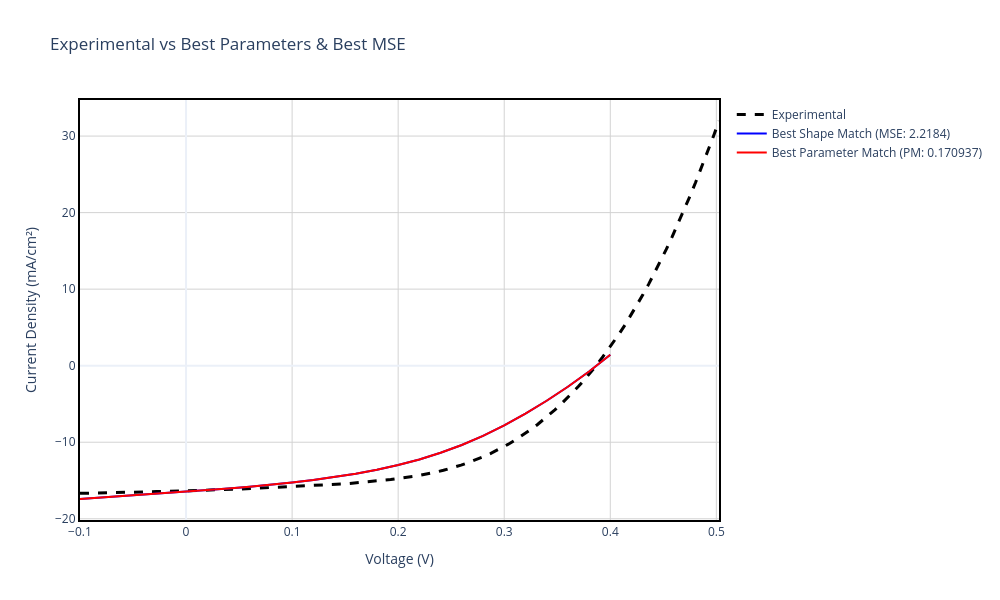

The cell this chart's notebook holds for it:
### Markdown cell above
## Section 6: Summary Comparison - Best Matches

This section presents a side-by-side comparison of the experimental J-V curve with the best matching simulations from both approaches:
- **Best Shape Match (MSE)**: Simulation with the most similar curve morphology to experimental data
- **Best Parameter Match**: Simulation with performance parameters (Voc, Jsc, FF, η) closest to targets

### Code cell
# Extract best matches
best_mse = top_5_mse[0]  # Best shape match
best_params = top_5_params[0]  # Best parameter match

# Create comparison figure
fig_summary = go.Figure()

# Add experimental data
fig_summary.add_trace(go.Scatter(
    x=exp_data['v(V)'], y=exp_data['jtot(mA/cm2)'], 
    mode='lines', name='Experimental', 
    line=dict(color='black', dash='dash', width=3),
    hovertemplate='<b>Experimental</b><br>V: %{x:.3f} V<br>J: %{y:.2f} mA/cm²<extra></extra>'
))

# Add best shape match
v_mse = best_mse['v(V)']
j_mse = best_mse['jtot(mA/cm2)']
fig_summary.add_trace(go.Scatter(
    x=v_mse, y=j_mse, 
    mode='lines', name=f'Best Shape Match (MSE: {best_mse["mse"]:.4f})',
    line=dict(color='blue', width=2),
    hovertemplate=f'<b>Best Shape Match</b><br>Sim: <b>{best_mse["label"]}</b><br>Batch Parameters: {format_batch_params_for_display(best_mse["batch_params"])}<br>Voc: {best_mse["Voc"]:.3f} V<br>Jsc: {best_mse["Jsc"]:.2f} mA/cm²<br>FF: {best_mse["FF"]:.1f} %<br>η: {best_mse["eta"]:.2f} %<br>MSE: {best_mse["mse"]:.4f}<extra></extra>'
))

# Add best parameter match
v_params = best_params['v(V)']
j_params = best_params['jtot(mA/cm2)']
fig_summary.add_trace(go.Scatter(
    x=v_params, y=j_params, 
    mode='lines', name=f'Best Parameter Match (PM: {best_params["param_score"]:.6f})',
    line=dict(color='red', width=2),
    hovertemplate=f'<b>Best Parameter Match</b><br>Sim: <b>{best_params["label"]}</b><br>Batch Parameters: {format_batch_params_for_display(best_params["batch_params"])}<br>Voc: {best_params["Voc"]:.3f} V<br>Jsc: {best_params["Jsc"]:.2f} mA/cm²<br>FF: {best_params["FF"]:.1f} %<br>η: {best_params["eta"]:.2f} %<br>MSE: {best_params.get("mse", "N/A")}<extra></extra>'
))

fig_summary.update_xaxes(showline=True, linewidth=2, linecolor='black', mirror=True)
fig_summary.update_yaxes(showline=True, linewidth=2, linecolor='black', mirror=True)
fig_summary.update_layout(
    title='Experimental vs Best Parameters & Best MSE',
    xaxis_title='Voltage (V)',
    yaxis_title='Current Density (mA/cm²)',
    hovermode='closest',
    template='plotly_white',
    width=1000,
    height=600,
    plot_bgcolor='white',
    xaxis=dict(showgrid=True, gridwidth=1, gridcolor='lightgray'),
    yaxis=dict(showgrid=True, gridwidth=1, gridcolor='lightgray')
)
fig_summary.show()
fig_summary.write_image(os.path.join(plots_dir, 'Experimental_vs_Best_Parameters_and_Best_MSE.png'), width=1000, height=600)
print(f"✅ Saved Summary Plot to {plots_dir}/Experimental_vs_Best_Parameters_and_Best_MSE.png")

# Create comparison table as visual image
import matplotlib.pyplot as plt
from matplotlib.patches import Rectangle

# Format batch parameters for display
def convert_to_power_format(sci_notation):
    """Convert scientific notation (e.g., 1.00e+10) to power format (e.g., 1*10^10)"""
    import re
    match = re.match(r'([+-]?\d*\.?\d+)e([+-]?\d+)', str(sci_notation), re.IGNORECASE)
    if match:
        mantissa = float(match.group(1))
        exponent = int(match.group(2))
        # Format as "mantissa*10^exponent", removing decimal if it's a whole number
        if mantissa == int(mantissa):
            return f"{int(mantissa)}*10^{exponent}"
        else:
            return f"{mantissa:.0f}*10^{exponent}"
    return str(sci_notation)

def format_batch_params(batch_params):
    """Format batch parameters as a string"""
    params_str = ""
    for param_name, param_val in batch_params:
        # Extract only the part before ">>"
        short_name = param_name.split(">>")[0] if ">>" in param_name else param_name
        # Convert value to power format
        formatted_val = convert_to_power_format(param_val)
        params_str += f"{short_name}: {formatted_val}\n"
    return params_str.rstrip()

# Print batch parameters
mse_batch_str = format_batch_params(best_mse['batch_params'])
params_batch_str = format_batch_params(best_params['batch_params'])

# Display batch parameters line by line
mse_lines = mse_batch_str.split('\n')
params_lines = params_batch_str.split('\n')
max_lines = max(len(mse_lines), len(params_lines))

# Create table data
table_data = [
    ['Metric', 'Experimental', 'Best Shape (MSE)', 'Best Parameters'],
]

# Add batch parameters rows
for i in range(max_lines):
    if i == 0:
        mse_param = mse_lines[i] if i < len(mse_lines) else ""
        params_param = params_lines[i] if i < len(params_lines) else ""
        table_data.append(['Batch Parameters', '', mse_param, params_param])
    else:
        mse_param = mse_lines[i] if i < len(mse_lines) else ""
        params_param = params_lines[i] if i < len(params_lines) else ""
        table_data.append(['', '', mse_param, params_param])

# Add metrics
table_data.append(['Voc (V)', f'{TARGET_VOC:.4f}', f'{best_mse["Voc"]:.4f}', f'{best_params["Voc"]:.4f}'])
table_data.append(['Jsc (mA/cm²)', f'{TARGET_JSC:.4f}', f'{best_mse["Jsc"]:.4f}', f'{best_params["Jsc"]:.4f}'])
table_data.append(['FF (%)', f'{TARGET_FF:.2f}', f'{best_mse["FF"]:.2f}', f'{best_params["FF"]:.2f}'])
table_data.append(['η (%)', f'{TARGET_ETA:.4f}', f'{best_mse["eta"]:.4f}', f'{best_params["eta"]:.4f}'])
table_data.append(['MSE', '', f'{best_mse["mse"]:.6f}', f'{best_params.get("mse", "---")}'])

# Format param score safely
mse_param_score = f"{best_mse.get('param_score', '---'):.6f}" if isinstance(best_mse.get('param_score'), (int, float)) else str(best_mse.get('param_score', '---'))
params_param_score = f"{best_params['param_score']:.6f}"
table_data.append(['Param Score', '', mse_param_score, params_param_score])

# Create figure for table
fig_table, ax = plt.subplots(figsize=(14, 8))
ax.axis('tight')
ax.axis('off')

# Create table
table = ax.table(cellText=table_data, cellLoc='left', loc='center',
                colWidths=[0.15, 0.25, 0.30, 0.30])

# Style the table
table.auto_set_font_size(False)
table.set_fontsize(10)
table.scale(1, 2.5)

# Style header row
for i in range(4):
    cell = table[(0, i)]
    cell.set_facecolor('#4472C4')
    cell.set_text_props(weight='bold', color='white')

# Style alternating rows
for i in range(1, len(table_data)):
    for j in range(4):
        cell = table[(i, j)]
        if i % 2 == 0:
            cell.set_facecolor('#E7E6E6')
        else:
            cell.set_facecolor('#F2F2F2')

# Add title
fig_table.suptitle('BEST MATCHES SUMMARY', fontsize=14, fontweight='bold', y=0.98)

# Save table
table_path = os.path.join(plots_dir, 'Summary_Table.png')
plt.savefig(table_path, dpi=300, bbox_inches='tight')
plt.close()
plt.show()
print(f"✅ Saved Summary Table to {plots_dir}/Summary_Table.png")

### Figure 1 — Plotly figure (JSON) as saved in the notebook; plotly's stock layout.template omitted (floating-point values rounded to 4 significant figures)
{"data": [{"hovertemplate": "<b>Experimental</b><br>V: %{x:.3f} V<br>J: %{y:.2f} mA/cm²<extra></extra>", "line": {"color": "black", "dash": "dash", "width": 3}, "mode": "lines", "name": "Experimental", "type": "scatter", "x": [-0.1, -0.09445, -0.08895, -0.0834, -0.0779, -0.07235, -0.06685, -0.0613, -0.0558, -0.05025, -0.0447, -0.0392, -0.03365, -0.02815, -0.0226, -0.0171, -0.01155, -0.00605, -0.0005, 0.00505, 0.01055, 0.0161, 0.0216, 0.02715, 0.03265, 0.0382, 0.0437, 0.04925, 0.05475, 0.0603, 0.06585, 0.07135, 0.0769, 0.0824, 0.08795, 0.09345, 0.099, 0.1045, 0.11, 0.1156, 0.1211, 0.1267, 0.1321, 0.1377, 0.1432, 0.1487, 0.1542, 0.1598, 0.1653, 0.1709, 0.1764, 0.1819, 0.1875, 0.193, 0.1985, 0.204, 0.2095, 0.2151, 0.2206, 0.2261, 0.2316, 0.2372, 0.2427, 0.2482, 0.2537, 0.2593, 0.2648, 0.2703, 0.2759, 0.2814, 0.2869, 0.2924, 0.298, 0.3035, 0.309, 0.3145, 0.3201, 0.3256, 0.3311, 0.3367, 0.3422, 0.3478, 0.3533, 0.3588, 0.3643, 0.3699, 0.3754, 0.3809, 0.3865, 0.392, 0.3975, 0.403, 0.4086, 0.414, 0.4196, 0.4251, 0.4306, 0.4362, 0.4417, 0.4472, 0.4527, 0.4583, 0.4638, 0.4693, 0.4748, 0.4804, 0.4859, 0.4914, 0.497, 0.5025], "y": [-16.68, -16.67, -16.65, -16.65, -16.63, -16.61, -16.6, -16.58, -16.55, -16.54, -16.52, -16.51, -16.47, -16.45, -16.44, -16.41, -16.39, -16.37, -16.34, -16.34, -16.3, -16.28, -16.25, -16.23, -16.21, -16.18, -16.16, -16.14, -16.1, -16.07, -16.04, -16.0, -15.98, -15.95, -15.9, -15.88, -15.85, -15.81, -15.76, -15.73, -15.69, -15.64, -15.61, -15.55, -15.5, -15.44, -15.39, -15.32, -15.26, -15.17, -15.11, -15.02, -14.95, -14.87, -14.76, -14.67, -14.55, -14.46, -14.31, -14.18, -14.01, -13.85, -13.67, -13.47, -13.24, -12.99, -12.73, -12.46, -12.15, -11.83, -11.48, -11.11, -10.71, -10.29, -9.834, -9.35, -8.833, -8.278, -7.712, -7.092, -6.461, -5.775, -5.067, -4.324, -3.548, -2.725, -1.873, -0.9875, -0.03512, 0.9678, 1.997, 3.064, 4.192, 5.362, 6.632, 7.909, 9.251, 10.65, 12.1, 13.62, 15.19, 16.84, 18.52, 20.27, 22.07, 23.93, 25.86, 27.83, 29.88, 31.97]}, {"hovertemplate": "<b>Best Shape Match</b><br>Sim: <b>total density [1/cm] = 5.000e+13</b><br>Batch Parameters: total density [1/cm]: 5.000e+13<br>Voc: 0.387 V<br>Jsc: 16.48 mA/cm²<br>FF: 42.8 %<br>η: 2.73 %<br>MSE: 2.2184<extra></extra>", "line": {"color": "blue", "width": 2}, "mode": "lines", "name": "Best Shape Match (MSE: 2.2184)", "type": "scatter", "x": [-0.1, -0.08, -0.06, -0.04, -0.02, 0.0, 0.02, 0.04, 0.06, 0.08, 0.1, 0.12, 0.14, 0.16, 0.18, 0.2, 0.22, 0.24, 0.26, 0.28, 0.3, 0.32, 0.34, 0.36, 0.38, 0.4], "y": [-17.42, -17.24, -17.05, -16.86, -16.67, -16.48, -16.28, -16.06, -15.83, -15.57, -15.28, -14.95, -14.57, -14.13, -13.61, -12.99, -12.25, -11.38, -10.36, -9.168, -7.802, -6.269, -4.582, -2.75, -0.7606, 1.428]}, {"hovertemplate": "<b>Best Parameter Match</b><br>Sim: <b>total density [1/cm] = 5.000e+13</b><br>Batch Parameters: total density [1/cm]: 5.000e+13<br>Voc: 0.387 V<br>Jsc: 16.48 mA/cm²<br>FF: 42.8 %<br>η: 2.73 %<br>MSE: 2.218388930922846<extra></extra>", "line": {"color": "red", "width": 2}, "mode": "lines", "name": "Best Parameter Match (PM: 0.170937)", "type": "scatter", "x": [-0.1, -0.08, -0.06, -0.04, -0.02, 0.0, 0.02, 0.04, 0.06, 0.08, 0.1, 0.12, 0.14, 0.16, 0.18, 0.2, 0.22, 0.24, 0.26, 0.28, 0.3, 0.32, 0.34, 0.36, 0.38, 0.4], "y": [-17.42, -17.24, -17.05, -16.86, -16.67, -16.48, -16.28, -16.06, -15.83, -15.57, -15.28, -14.95, -14.57, -14.13, -13.61, -12.99, -12.25, -11.38, -10.36, -9.168, -7.802, -6.269, -4.582, -2.75, -0.7606, 1.428]}], "layout": {"height": 600, "hovermode": "closest", "plot_bgcolor": "white", "title": {"text": "Experimental vs Best Parameters & Best MSE"}, "width": 1000, "xaxis": {"gridcolor": "lightgray", "gridwidth": 1, "linecolor": "black", "linewidth": 2, "mirror": true, "showgrid": true, "showline": true, "title": {"text": "Voltage (V)"}}, "yaxis": {"gridcolor": "lightgray", "gridwidth": 1, "linecolor": "black", "linewidth": 2, "mirror": true, "showgrid": true, "showline": true, "title": {"text": "Current Density (mA/cm²)"}}}}
